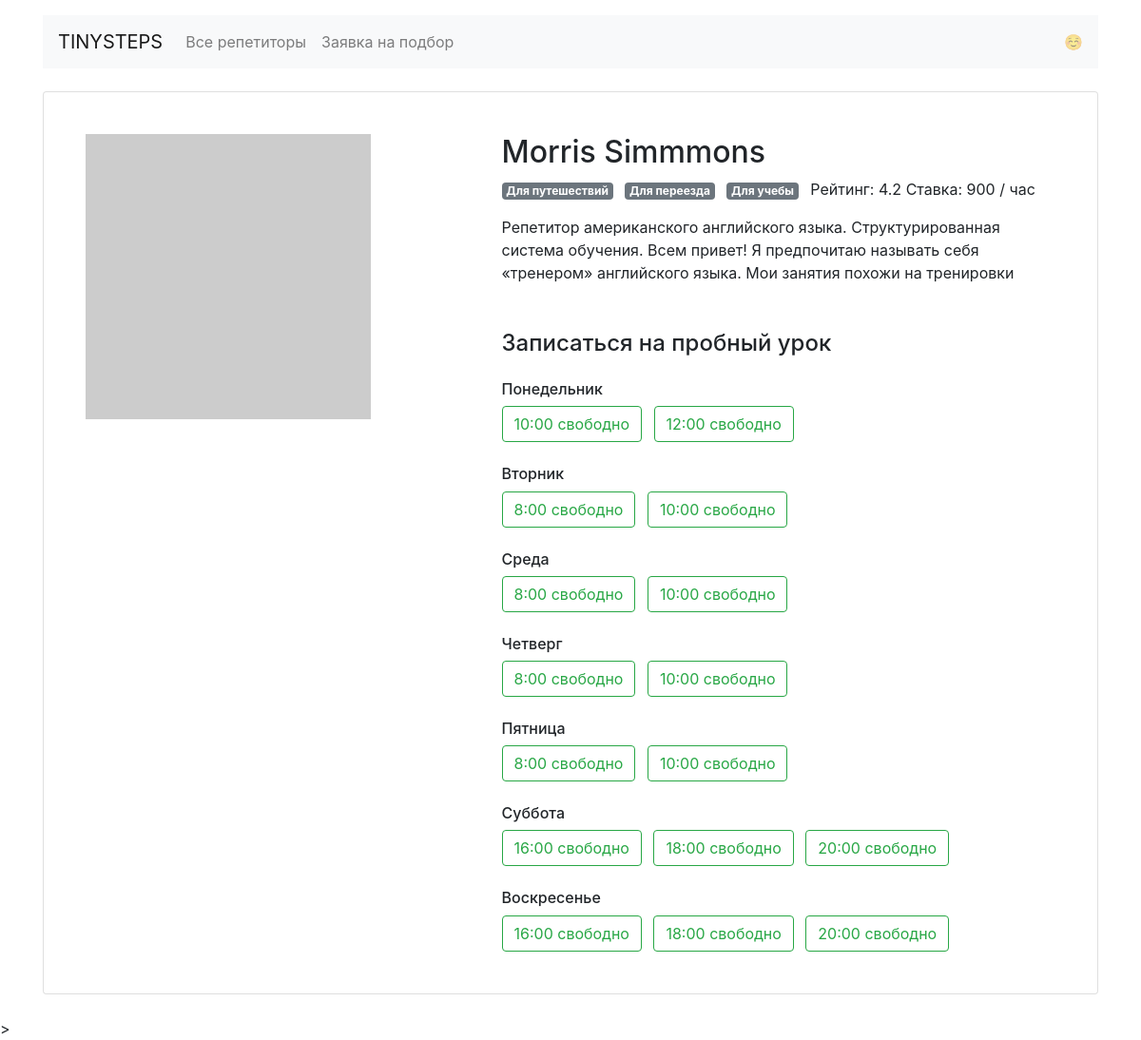
The app's page /profiles/1/ with its own data.
### app.py (models this page shows)
class Teacher(db.Model):
    __tablename__ = 'teachers'
    id = db.Column(db.Integer, primary_key=True)
    name = db.Column(db.String, nullable=False, unique=True)
    about = db.Column(db.Text, nullable=False)
    rating = db.Column(db.Float)
    price = db.Column(db.Integer, nullable=False)
    picture = db.Column(db.String, nullable=False)
    schedule = db.relationship('Schedule')
    goals = db.relationship('Goal',
                            secondary=goals_asso,
                            back_populates='teachers')

class Goal(db.Model):
    __tablename__ = 'goals'
    id = db.Column(db.Integer, primary_key=True)
    name = db.Column(db.String, nullable=False, unique=True)
    users_name = db.Column(db.String, nullable=False)
    picture = db.Column(db.String, nullable=False)
    requests = db.relationship('Request')
    teachers = db.relationship('Teacher',
                            secondary=goals_asso,
                            back_populates='goals')

class Calendar(db.Model):
    __tablename__ = 'calendar'
    id = db.Column(db.Integer, primary_key=True)
    name = db.Column(db.String, nullable=False)
    users_name = db.Column(db.String, nullable=False)
    time = db.Column(db.String, nullable=False)
    classes = db.relationship('Class')
    schedule = db.relationship('Schedule')

### app.py (the view)
@app.route('/profiles/<int:teacher_id>/')
def render_profiles(teacher_id):
    teacher_info = Teacher.query.filter(Teacher.id == teacher_id).first_or_404()
    teacher_goals =  db.session.query(Goal.users_name, Goal.name).select_from(Teacher)\
        .join(goals_asso).join(Goal).filter(Teacher.id==teacher_id).all()
    teacher_avalible_times = db.session.query(Calendar.name, Calendar.users_name, Calendar.time).select_from(Teacher)\
        .join(Schedule).join(Calendar).filter(db.and_(Teacher.id==teacher_id, Schedule.is_avalible==True)).all()
    teacher_avalible_days = set([day.users_name for day in teacher_avalible_times])
    weekdays = Calendar.query.with_entities(Calendar.name, Calendar.users_name).distinct()
    return render_template('profile.html', teacher=teacher_info, teacher_goals=teacher_goals,
                           teacher_shedule=teacher_avalible_times, avalible_days=teacher_avalible_days, weekdays=weekdays)

### templates/profile.html (shortened to what this page needs)
{% extends 'base.html' %}
{% block container %}
<main class="container mt-3">
    <div class="card my-4 mx-auto">
      <div class="card-body m-2 m-md-4">
        <article class="row">
          <div class="col-5"><img src={{ teacher.picture }} class="img-fluid" alt=""></div>
          <div class="col-7">
            <section class="teacher=info">
              <h1 class="h2">{{ teacher.name }}</h1>
              <p>
                {% for goal in teacher_goals %}
                <a href=/goals/{{ goal[1] }}/>
                  <span class="badge badge-secondary mr-2">{{ goal[0] }} </span>
                {% endfor %}
                Рейтинг: {{ teacher.rating }} Ставка: {{ teacher.price }} / час
              </p>
              <p>{{ teacher.about }}</p>
            </section>
            <section class="available">
              <h4 class="mb-4 mt-5">Записаться на пробный урок</h4>
                {% for weekday in weekdays %}
                    <h6 class="mt-4">{{ weekday.users_name }}</h6>
                    {% for day in teacher_shedule %}
                        {% if day.users_name == weekday.users_name %}
                        <a href="/booking/{{ teacher.id }}/{{ weekday.name }}/{{ day.time.split(':')[0] }}/" class="btn btn-outline-success mr-2" >{{ day.time }} свободно</a>
                        {% endif %}
                    {% endfor %}
                {% endfor %}
            </section>
          </div>
        </article>
      </div>
    </div>
</main>>
{% endblock %}

### records on screen
Teacher: name "Morris Simmmons", rating "4.2", price "900", about "Репетитор американского английского языка. Структурированная система обучения. Всем привет! Я предпочитаю называть себя «тренером» английского языка. Мои занятия похожи на тренировки"
Goal: users_name "Для путешествий"
Goal: users_name "Для переезда"
Goal: users_name "Для учебы"
Calendar: time "10:00"
Calendar: time "12:00"
Calendar: time "8:00"
Calendar: time "10:00"
Calendar: time "8:00"
Calendar: time "10:00"
Calendar: time "8:00"
Calendar: time "10:00"
Calendar: time "8:00"
Calendar: time "10:00"
Calendar: time "16:00"
Calendar: time "18:00"
Calendar: time "20:00"
Calendar: time "16:00"
Calendar: time "18:00"
Calendar: time "20:00"

### other values on screen
{{ weekday.users_name }} "Понедельник" "Вторник" "Среда" "Четверг" "Пятница" "Суббота" "Воскресенье"
